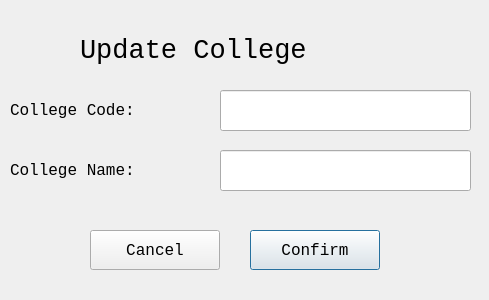
<?xml version="1.0" encoding="UTF-8"?>
<ui version="4.0">
 <class>CollegeDialog</class>
 <widget class="QDialog" name="CollegeDialog">
  <property name="geometry">
   <rect>
    <x>0</x>
    <y>0</y>
    <width>489</width>
    <height>300</height>
   </rect>
  </property>
  <property name="windowTitle">
   <string>Update College</string>
  </property>
  <widget class="QLabel" name="label">
   <property name="geometry">
    <rect>
     <x>80</x>
     <y>20</y>
     <width>341</width>
     <height>61</height>
    </rect>
   </property>
   <property name="font">
    <font>
     <family>Lucida Console</family>
     <pointsize>20</pointsize>
     <weight>50</weight>
     <bold>false</bold>
    </font>
   </property>
   <property name="text">
    <string>Update College</string>
   </property>
  </widget>
  <widget class="QLabel" name="label_2">
   <property name="geometry">
    <rect>
     <x>10</x>
     <y>90</y>
     <width>191</width>
     <height>41</height>
    </rect>
   </property>
   <property name="font">
    <font>
     <family>Lucida Console</family>
     <pointsize>12</pointsize>
     <weight>50</weight>
     <bold>false</bold>
    </font>
   </property>
   <property name="text">
    <string>College Code:</string>
   </property>
  </widget>
  <widget class="QLabel" name="label_3">
   <property name="geometry">
    <rect>
     <x>10</x>
     <y>150</y>
     <width>201</width>
     <height>41</height>
    </rect>
   </property>
   <property name="font">
    <font>
     <family>Lucida Console</family>
     <pointsize>12</pointsize>
     <weight>50</weight>
     <bold>false</bold>
    </font>
   </property>
   <property name="text">
    <string>College Name:</string>
   </property>
  </widget>
  <widget class="QLineEdit" name="collegeCodeEdit">
   <property name="geometry">
    <rect>
     <x>220</x>
     <y>90</y>
     <width>251</width>
     <height>41</height>
    </rect>
   </property>
   <property name="font">
    <font>
     <pointsize>12</pointsize>
    </font>
   </property>
  </widget>
  <widget class="QLineEdit" name="collegeNameEdit">
   <property name="geometry">
    <rect>
     <x>220</x>
     <y>150</y>
     <width>251</width>
     <height>41</height>
    </rect>
   </property>
   <property name="font">
    <font>
     <family>Lucida Console</family>
     <pointsize>12</pointsize>
    </font>
   </property>
  </widget>
  <widget class="QPushButton" name="confirmButton">
   <property name="geometry">
    <rect>
     <x>250</x>
     <y>230</y>
     <width>130</width>
     <height>40</height>
    </rect>
   </property>
   <property name="font">
    <font>
     <family>Lucida Console</family>
     <pointsize>12</pointsize>
    </font>
   </property>
   <property name="text">
    <string>Confirm</string>
   </property>
  </widget>
  <widget class="QPushButton" name="cancelButton">
   <property name="geometry">
    <rect>
     <x>90</x>
     <y>230</y>
     <width>130</width>
     <height>40</height>
    </rect>
   </property>
   <property name="font">
    <font>
     <family>Lucida Console</family>
     <pointsize>12</pointsize>
    </font>
   </property>
   <property name="text">
    <string>Cancel</string>
   </property>
  </widget>
 </widget>
 <resources/>
 <connections/>
</ui>
